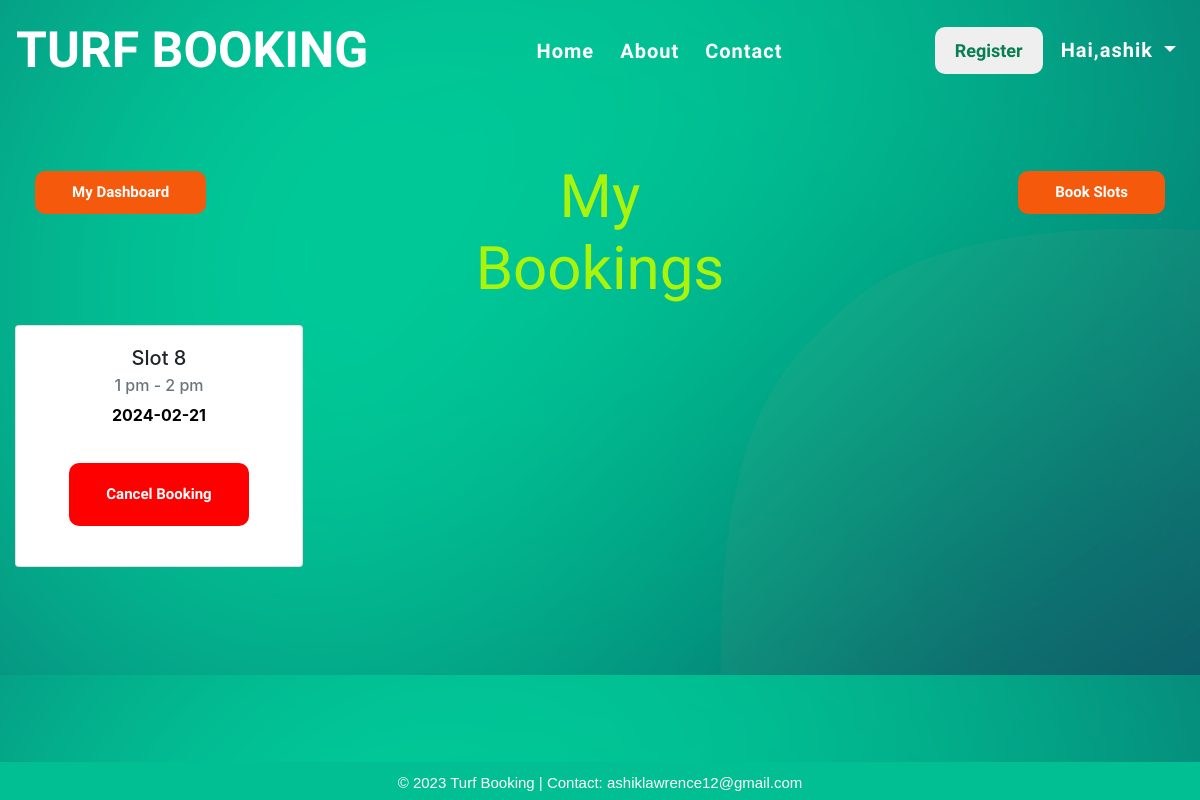
Page /mybookings (signed in) on the earlier database version.
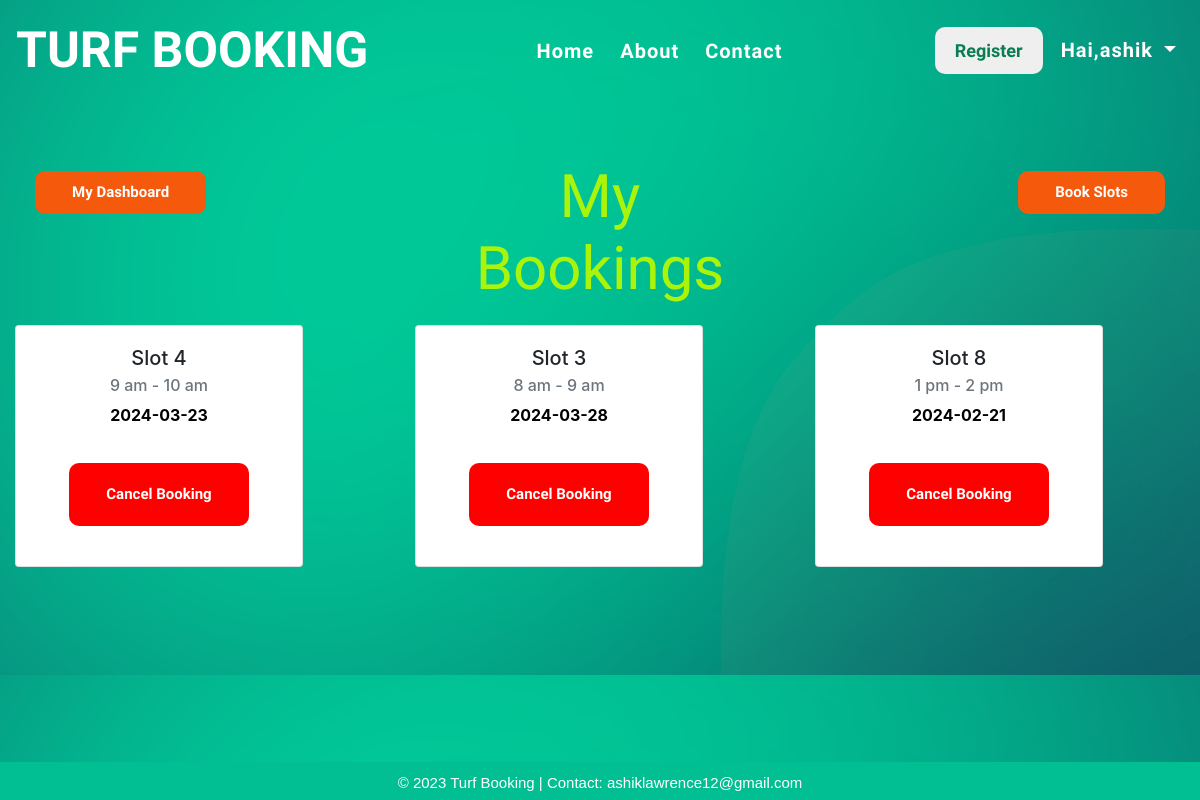
Same page on the later database version.
### app1/models.py (models this page shows)
class BookedSlot(models.Model):
    Bookingid = models.TextField()
    Slotname = models.CharField(max_length=50)
    Timerange = models.TextField()
    Bookedby = models.TextField()
    Bookeddate = models.TextField()
    Slotdate = models.TextField()

### app1/views.py (the view)
# urls.py: path('mybookings',views.mybookings,name='mybookings'),
@login_required(login_url='login')
def mybookings(request):
    a = request.user
    y = BookedSlot.objects.filter(Bookedby=a)
    x = reversed(y)
    ex = BookedSlot.objects.filter(Bookedby=a).exists()
    return render(request,'mybookings.html',{'key':x,'exist':ex})

### templates/mybookings.html (shortened to what this page needs)
{% include 'base.html' %}
{% load static %}
<!DOCTYPE html>
<html lang="en">
<head>
  <link rel="stylesheet" href="https://cdn.jsdelivr.net/npm/bootstrap@4.0.0/dist/css/bootstrap.min.css"
 />
</head>
<body>
  <div class="container-fluid" id="maincont">
    <div class="row">
      <div class="col-4">
        <a href="main"><button id="btn2" class="btn" style="float: left;">My Dashboard</button></a>
      </div>
      <div class="col-4">
        <h1 style="text-align: center">My Bookings</h1>
      </div>
      <div class="col-4">
        <a href="viewslot"><button id="btn2" class="btn">Book Slots</button></a>
      </div>
    </div>
    <div class="row">
      {% if exist %}
      {% for i in key %}
      <div class="col-sm" id="cols">
        <div class="card" style="width: 18rem">
          <div class="card-body">
            <h5 class="card-title">{{i.Slotname}}</h5>
            <h6 class="card-subtitle mb-2 text-muted">{{i.Timerange}}</h6>
            <div class="col-12">
              <p style="text-align: center; color: black; font-weight: bold;">
                {{ i.Slotdate }}
              </p>
            </div>
            <form action="cancelbooking" method="post">
              <button action="submit" id="btn1" class="btn">Cancel Booking</button>
            </form>
          </div>
        </div>
      </div>
      {% endfor %}
    </div>
  </div>
  {% else %}
    <p class="no_book">No Bookings available!</p>
    {% endif %}
</body>
</html>

Differences in the rows shown:
added BookedSlot: Slotname "Slot 4", Timerange "9 am - 10 am", Slotdate "2024-03-23"
added BookedSlot: Slotname "Slot 3", Timerange "8 am - 9 am", Slotdate "2024-03-28"
